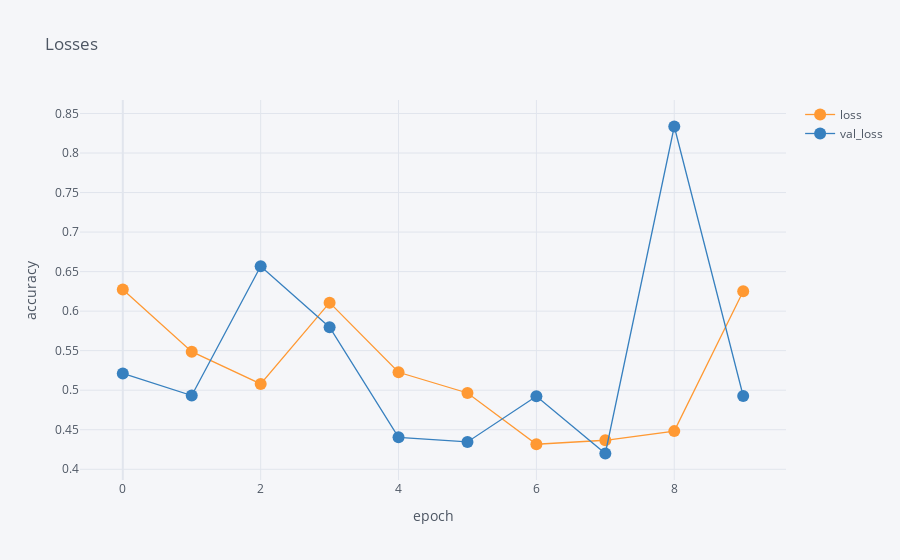

Notebook code cell kept with this figure:
### Code cell
df[['epoch', 'loss', 'val_loss']].iplot(
    x='epoch',
    mode='lines+markers',
    xTitle='epoch',
    yTitle='accuracy', 
    title='Losses'
)

### Figure 1 — Plotly figure (JSON) as saved in the notebook; plotly's stock layout.template omitted (floating-point values rounded to 4 significant figures)
{"data": [{"line": {"color": "rgba(255, 153, 51, 1.0)", "dash": "solid", "shape": "linear", "width": 1.3}, "marker": {"size": 12, "symbol": "circle"}, "mode": "lines+markers", "name": "loss", "text": "", "type": "scatter", "x": [0, 1, 2, 3, 4, 5, 6, 7, 8, 9], "y": [0.6274, 0.5488, 0.5079, 0.6107, 0.5227, 0.4965, 0.4316, 0.4367, 0.4482, 0.6251]}, {"line": {"color": "rgba(55, 128, 191, 1.0)", "dash": "solid", "shape": "linear", "width": 1.3}, "marker": {"size": 12, "symbol": "circle"}, "mode": "lines+markers", "name": "val_loss", "text": "", "type": "scatter", "x": [0, 1, 2, 3, 4, 5, 6, 7, 8, 9], "y": [0.5212, 0.4933, 0.6568, 0.5796, 0.4404, 0.4346, 0.4924, 0.4199, 0.8336, 0.4926]}], "layout": {"legend": {"bgcolor": "#F5F6F9", "font": {"color": "#4D5663"}}, "paper_bgcolor": "#F5F6F9", "plot_bgcolor": "#F5F6F9", "title": {"font": {"color": "#4D5663"}, "text": "Losses"}, "xaxis": {"gridcolor": "#E1E5ED", "showgrid": true, "tickfont": {"color": "#4D5663"}, "title": {"font": {"color": "#4D5663"}, "text": "epoch"}, "zerolinecolor": "#E1E5ED"}, "yaxis": {"gridcolor": "#E1E5ED", "showgrid": true, "tickfont": {"color": "#4D5663"}, "title": {"font": {"color": "#4D5663"}, "text": "accuracy"}, "zerolinecolor": "#E1E5ED"}}}
